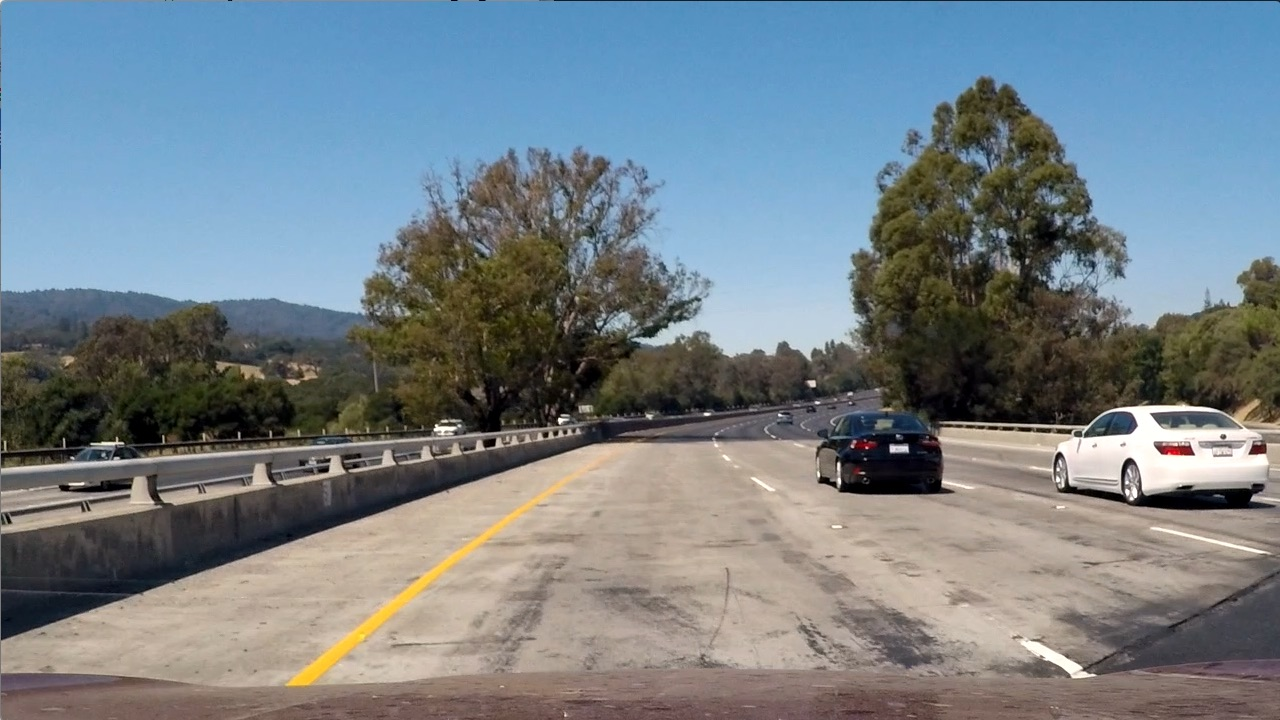
#> input picture test_images/test1.jpg, 1280 x 720 px; its folder holds only this picture in this run
$ python -i process_lanes4.py   (imports and definitions only)   (older library calls are emulated)
#> lines starting #> are read from the running program, lines starting #| are printed output that depends on the picture
import numpy as np
import cv2

#The unwarp/straighten triangle
src=np.float32([[578, 460], [700,460], [1036, 678], [261, 678]])

def undistort(img):
    undis = cv2.undistort(img, mtx, dist, None, mtx)
    return undis

def abs_sobel_thresh(img, orient='x', thresh_min=0, thresh_max=255):

    # Apply the following steps to img
    # 1) Convert to grayscale
    gray = cv2.cvtColor(img, cv2.COLOR_RGB2GRAY)
    # 2) Take the derivative in x or y given orient = 'x' or 'y'
    dx=0
    dy=0
    if orient == 'x':
        dx=1
    else:
        dy=1

    # 3) Take the absolute value of the derivative or gradient
    sobelxy = cv2.Sobel(gray, cv2.CV_64F, dx, dy)

    #important to look at only the absolute values (so even -ves become +ves)
    abs_sobel = np.absolute(sobelxy)
    # 4) Scale to 8-bit (0 - 255) then convert to type = np.uint8
    scaled_sobel = np.uint8(255*abs_sobel/np.max(abs_sobel))
    # 5) Create a mask of 1's where the scaled gradient magnitude
            # is > thresh_min and < thresh_max
    sxbinary = np.zeros_like(scaled_sobel)
    sxbinary[(scaled_sobel >= thresh_min) & (scaled_sobel <= thresh_max)] = 1

    return sxbinary

# Define a function that thresholds the S-channel of HLS
# Use exclusive lower bound (>) and inclusive upper (<=)
def hls_select(img, thresh=(0, 255), h_thresh=(15,100)):
    # 1) Convert to HLS color space
    hls = cv2.cvtColor(img, cv2.COLOR_BGR2HLS)
    # 2) Apply a threshold to the S channel
    S=hls[:,:,2]
    binary_output = np.zeros_like(S)
    binary_output[(S > thresh[0]) & (S <= thresh[1])] = 1
    # 3) Return a binary image of threshold result
    return binary_output

def combined_thresh(image):

    grad_binary = abs_sobel_thresh(image, orient='x', thresh_min=20, thresh_max=100)

    hls_binary = hls_select(image, thresh=(170, 255))
    combined = np.zeros_like(hls_binary)
    combined[(hls_binary == 1) | (grad_binary == 1)] = 1
    return combined


def warp_perspective(img, src):
    offset=10 # to shift the board  up so that only the interested portion is shown
    img_shape = (img.shape[1], img.shape[0])

    lx=src[3][0]
    ly=offset
    rx=src[2][0]
    ry=ly
    brx=rx
    bry=img_shape[1]
    blx=lx
    bly=bry
    dst = np.float32([[lx,ly],[rx,ry],[brx,bry],[blx,bly]])
    #print('dst:', dst)
    M = cv2.getPerspectiveTransform(src, dst)
    Minv = cv2.getPerspectiveTransform(dst, src)
    warped = cv2.warpPerspective(img, M, img_shape, flags=cv2.INTER_LINEAR)
    return warped, M, Minv

ym_per_pix = 30/720 # meters per pixel in y dimension
xm_per_pix = 3.7/700 # meters per pixel in x dimension

#No. of frames to average lines over
N=10

#allowed diff in lanes between current frame and avg
max_lane_diff = 0.5

# Define a class to receive the characteristics of each line detection
class Line():
    def __init__(self):
        # was the line detected in the last iteration?
        self.detected = False
        # x values of the last n fits of the line
        self.recent_xfitted = []
        #average x values of the fitted line over the last n iterations
        self.bestx = None
        #polynomial coefficients averaged over the last n iterations
        self.best_fit = None
        #polynomial coefficients for the most recent fit
        self.current_fit = [np.array([False])]
        #radius of curvature of the line in some units
        self.radius_of_curvature = None
        #distance in meters of vehicle center from the line
        self.line_base_pos = None
        #difference in fit coefficients between last and new fits
        self.diffs = np.array([0,0,0], dtype='float')


#We keep these two global variables
left_line= Line()
right_line = Line()

def avg(l):
    return sum(l, 0.0) / len(l)

#Adds the most recent detection to averages
# [60 lines left out: functions compute_lane_avg, weighted_avg, compare_lane_with_avg, reset_lane_lines, not called in this run]


def curverad(A, B, y):
    curverad = ((1 + (2*A*y + B)**2)**1.5) / np.absolute(2*A)
    return round(curverad, 2)

def radius_curvature(y_eval, nonzerox, nonzeroy, lane_inds):
    # Define conversions in x and y from pixels space to meters


    xx = nonzerox[lane_inds]
    yy = nonzeroy[lane_inds]

    # Fit new polynomials to x,y in world space
    fit_cr = np.polyfit(yy*ym_per_pix, xx*xm_per_pix, 2)

    #Calculate the new radius of curvature
    rr = curverad(fit_cr[0], fit_cr[1], y_eval*ym_per_pix)
    return rr

LANE_MIN_WIDTH=3 # As per US regulations
LANE_MAX_WIDTH=6 #general intiuitive value
def sanity_check(left_l, right_l, yshape):

    if left_l.radius_of_curvature < 1000:
        #Radius of curvature diff for curvy lines should be within range
        # Note: We can't do the same for straight lines as they have high values and diff
        #       may not reflect reality
        diff = abs(left_l.radius_of_curvature - right_l.radius_of_curvature)
        if diff > 300:
            #print('radius of curvature diff: ', diff)
            return False

    # we check if lines are parallel enough
    xl0 = get_xval_for_quad_fn(left_l.current_fit, 0)
    xr0 = get_xval_for_quad_fn(right_l.current_fit, 0)
    top_diff_x = (xr0-xl0) * xm_per_pix
    xln = get_xval_for_quad_fn(left_l.current_fit, yshape-1)
    xrn = get_xval_for_quad_fn(right_l.current_fit, yshape-1)
    bot_diff_x = (xrn-xln) * xm_per_pix
    #print('top_diff_x: ', top_diff_x)
    #print('bot_diff_x: ', bot_diff_x)
    if abs(top_diff_x - bot_diff_x) > 1:
        #if top lane width and bottom lane width are greater than 1 meter
        # its not a good detection
        #print('diff b/w top lane width and bot lane width: ', abs(top_diff_x - bot_diff_x))
        return False


    #lane width should be withing some bounds
    # greater than 3 meters and less than 5 meters
    # US regulations need a minimum lane width of 3.7 meters
    if bot_diff_x < LANE_MIN_WIDTH or bot_diff_x > LANE_MAX_WIDTH:
        #print('bot_diff_x: ', bot_diff_x)
        return False

    if top_diff_x < LANE_MIN_WIDTH or top_diff_x > LANE_MAX_WIDTH:
        #print('bot_diff_x: ', bot_diff_x)
        return False


    return True

def poly_fit_lane_lines(binary_warped):
    #print('debug:', binary_warped)
    # Assuming you have created a warped binary image called "binary_warped"
    # Take a histogram of the bottom half of the image
    histogram = np.sum(binary_warped[int(binary_warped.shape[0]/2):,:], axis=0)
    # Create an output image to draw on and  visualize the result
    out_img = np.dstack((binary_warped, binary_warped, binary_warped))*255
    # Find the peak of the left and right halves of the histogram
    # These will be the starting point for the left and right lines
    midpoint = np.int(histogram.shape[0]/2)
    leftx_base = np.argmax(histogram[:midpoint])
    rightx_base = np.argmax(histogram[midpoint:]) + midpoint

    # Choose the number of sliding windows
    nwindows = 9
    # Set height of windows
    window_height = np.int(binary_warped.shape[0]/nwindows)
    # Identify the x and y positions of all nonzero pixels in the image
    nonzero = binary_warped.nonzero()
    nonzeroy = np.array(nonzero[0])
    nonzerox = np.array(nonzero[1])
    # Current positions to be updated for each window
    leftx_current = leftx_base
    rightx_current = rightx_base
    # Set the width of the windows +/- margin
    margin = 100
    # Set minimum number of pixels found to recenter window
    minpix = 50
    # Create empty lists to receive left and right lane pixel indices
    left_lane_inds = []
    right_lane_inds = []

    # Step through the windows one by one
    for window in range(nwindows):
        # Identify window boundaries in x and y (and right and left)
        win_y_low = binary_warped.shape[0] - (window+1)*window_height
        win_y_high = binary_warped.shape[0] - window*window_height
        win_xleft_low = leftx_current - margin
        win_xleft_high = leftx_current + margin
        win_xright_low = rightx_current - margin
        win_xright_high = rightx_current + margin
        # Draw the windows on the visualization image
        cv2.rectangle(out_img,(win_xleft_low,win_y_low),(win_xleft_high,win_y_high),(0,255,0), 2)
        cv2.rectangle(out_img,(win_xright_low,win_y_low),(win_xright_high,win_y_high),(0,255,0), 2)
        # Identify the nonzero pixels in x and y within the window
        good_left_inds = ((nonzeroy >= win_y_low) & (nonzeroy < win_y_high) & (nonzerox >= win_xleft_low) & (nonzerox < win_xleft_high)).nonzero()[0]
        good_right_inds = ((nonzeroy >= win_y_low) & (nonzeroy < win_y_high) & (nonzerox >= win_xright_low) & (nonzerox < win_xright_high)).nonzero()[0]
        # Append these indices to the lists
        left_lane_inds.append(good_left_inds)
        right_lane_inds.append(good_right_inds)
        # If you found > minpix pixels, recenter next window on their mean position
        if len(good_left_inds) > minpix:
            leftx_current = np.int(np.mean(nonzerox[good_left_inds]))
        if len(good_right_inds) > minpix:
            rightx_current = np.int(np.mean(nonzerox[good_right_inds]))

    # Concatenate the arrays of indices
    left_lane_inds = np.concatenate(left_lane_inds)
    right_lane_inds = np.concatenate(right_lane_inds)

    # Extract left and right line pixel positions
    leftx = nonzerox[left_lane_inds]
    lefty = nonzeroy[left_lane_inds]
    rightx = nonzerox[right_lane_inds]
    righty = nonzeroy[right_lane_inds]

    # Fit a second order polynomial to each
    left_fit = np.polyfit(lefty, leftx, 2)
    right_fit = np.polyfit(righty, rightx, 2)


    ll = Line()
    ll.current_fit=left_fit
    rl = Line()
    rl.current_fit=right_fit

    #calculate radius of curvature of each lane
    y_eval = binary_warped.shape[0]-1
    ll.radius_of_curvature = radius_curvature(y_eval, nonzerox, nonzeroy, left_lane_inds)
    rl.radius_of_curvature = radius_curvature(y_eval, nonzerox, nonzeroy, right_lane_inds)

    if sanity_check(ll, rl, y_eval):
        ll.detected=True
        rl.detected=True

    out_img[nonzeroy[left_lane_inds], nonzerox[left_lane_inds]] = [255, 0, 0]
    out_img[nonzeroy[right_lane_inds], nonzerox[right_lane_inds]] = [0, 0, 255]

    return out_img, ll, rl

# x = f(y) = A * y^2 + B * y + C
def get_xval_for_quad_fn(fn, y):
    x = fn[0]*y**2 + fn[1]*y + fn[2]
    return x


# [46 lines left out: function search_using_prev_frame_lane, not called in this run]

failed_detection_count=0

#in this function we create the pipeline
#for each image processing
# we try to use previous frame detection
#only if successive frames have failed we fall back to fresh sliding window detection
# Also: we use radius of curvature to filter out bad frames (for curved lines)
# Or use the distance between lines for straight lanes (radius of curvature falls there)
def process_lanes(image):
    combined_bin = combined_thresh(image)
    binary_warped, _, Minv =warp_perspective(combined_bin, src)

    global left_line, right_line, failed_detection_count
    frame_detected_msg = "No new frame detected"

    if left_line.detected & right_line.detected:
        #print('left before passing:', left_line.current_fit)
        #print('right before passing:', right_line.current_fit)
        ll, rl = search_using_prev_frame_lane(binary_warped, left_line.best_fit, right_line.best_fit)

        if ll.detected and rl.detected:
            # Generate x and y values for plotting
            yshape = binary_warped.shape[0]
            ploty = np.linspace(0, yshape-1, yshape )
            left_fitx = get_xval_for_quad_fn(ll.current_fit, ploty)
            right_fitx = get_xval_for_quad_fn(rl.current_fit, ploty)

            #compare the recent detection lane distance to the global one
            #if compare_lane_with_avg(left_fitx, right_fitx, yshape-1):
               #Add to the global averages
                #weighted_avg(ploty, left_fitx, right_fitx)
            frame_detected_msg = "Frame detected using prev lane lines"
            compute_lane_avg(ploty, left_fitx, right_fitx)
            failed_detection_count=0
            #else:
            #    failed_detection_count+=1
        else:
            failed_detection_count+=1

    if failed_detection_count > 30:
                failed_detection_count=0
                left_line.detected = False
                right_line.detected = False


    if not left_line.detected or not right_line.detected:
        #coming here means that there are too many failures and so we restart detection
        #from scratch using sliding windows from histogram peaks
        _, ll, rl = poly_fit_lane_lines(binary_warped)

        if left_line.bestx == None or (ll.detected and rl.detected):
            # Generate x and y values for plotting
            yshape = binary_warped.shape[0]
            ploty = np.linspace(0, yshape-1, yshape )
            left_fitx = get_xval_for_quad_fn(ll.current_fit, ploty)
            right_fitx = get_xval_for_quad_fn(rl.current_fit, ploty)

            if left_line.bestx == None:
                left_line.bestx = left_fitx
                right_line.bestx = right_fitx
                left_line.best_fit=ll.current_fit
                right_line.best_fit=rl.current_fit
                left_line.radius_of_curvature = ll.radius_of_curvature
                right_line.radius_of_curvature = rl.radius_of_curvature
                left_line.current_fit = ll.current_fit
                right_line.current_fit = rl.current_fit

                left_line.detected=True
                right_line.detected=True
            else:
                frame_detected_msg = "frame detected using sliding windows"
                compute_lane_avg(ploty, left_fitx, right_fitx)
        #else:
        #    print('sanity checked failed for: ', ll, rl)


    # Generate x and y values for plotting
    yshape = binary_warped.shape[0]
    xshape = binary_warped.shape[1]
    ploty = np.linspace(0, yshape-1, yshape )
    left_fitx = get_xval_for_quad_fn(left_line.best_fit, ploty)
    right_fitx = get_xval_for_quad_fn(right_line.best_fit, ploty)

    #debug
    #top_leftx = round(left_fitx[0], 2)
    #top_rightx = round(right_fitx[0], 2)
    top_leftx = round(get_xval_for_quad_fn(left_line.best_fit, 0), 2)
    top_rightx = round(get_xval_for_quad_fn(right_line.best_fit, 0), 2)
    sanity_check_res = sanity_check(left_line, right_line, yshape)

    # Create an image to draw the lines on
    warp_zero = np.zeros_like(binary_warped).astype(np.uint8)
    color_warp = np.dstack((warp_zero, warp_zero, warp_zero))

    # Recast the x and y points into usable format for cv2.fillPoly()
    pts_left = np.array([np.transpose(np.vstack([left_fitx, ploty]))])
    pts_right = np.array([np.flipud(np.transpose(np.vstack([right_fitx, ploty])))])
    pts = np.hstack((pts_left, pts_right))

    # Draw the lane onto the warped blank image
    cv2.fillPoly(color_warp, np.int_([pts]), (0,255, 0))

    # Warp the blank back to original image space using inverse perspective matrix (Minv)
    newwarp = cv2.warpPerspective(color_warp, Minv, (image.shape[1], image.shape[0]))
    # Combine the result with the original image
    result = cv2.addWeighted(image, 1, newwarp, 0.3, 0)

    #calculate (and display) the avg. radius of curvature
    left_avg_r = curverad(left_line.best_fit[0], left_line.best_fit[1], (yshape-1)*ym_per_pix)
    right_avg_r = curverad(right_line.best_fit[0], right_line.best_fit[1], (yshape-1)*ym_per_pix)
    avg_r = int((left_avg_r+right_avg_r)/2)
    print_text(result, "Radius of curvature: " + str(avg_r) + " m")

    #display the car dist from lane center msg
    disp, disp_msg = cal_car_from_center(left_fitx, right_fitx, yshape, xshape)
    print_text(result, disp_msg, 1)

    #debug printing
    print_text(result, "Debug: Top left x: " + str(top_leftx) + " , Top right x: " + str(top_rightx), 2)
    print_text(result, frame_detected_msg, 3)
    #result = cv2.cvtColor(result, cv2.COLOR_BGR2RGB)
    return result


#utility fn to print text in an image
def print_text(img, text, line_num=0):
    x = 50
    y = 50 + line_num*40
    cv2.putText(img,text, (x,y), cv2.FONT_HERSHEY_SIMPLEX, 1.5, (0, 0, 0), thickness=2)

def cal_car_from_center(left_fitx, right_fitx, yshape, xshape):
    #calculate car shift from lane center
    #assuming camera is in car center
    left_lane_xbottom = left_fitx[yshape-1]
    right_lane_xbottom = right_fitx[yshape-1]
    lane_center_x = int((left_lane_xbottom + right_lane_xbottom)/2)
    car_center_x=int(xshape/2)
    car_disp = round((car_center_x - lane_center_x)*xm_per_pix, 2)
    disp_msg = 'Car is ' + str(abs(car_disp))
    if car_disp <= 0:
        disp_msg += ' m left of lane center'
    else:
        disp_msg += ' m right of lane center'
    return car_disp, disp_msg

>>> import cv2
>>> picture = cv2.imread('test_images/test1.jpg')
#> picture is the input picture: shape (720, 1280, 3); mean B, G, R 135.5, 128.7, 117.5
>>> result = process_lanes(picture)
#> in abs_sobel_thresh, `sobelxy = cv2.Sobel(gray, cv2.CV_64F, dx, dy)`:
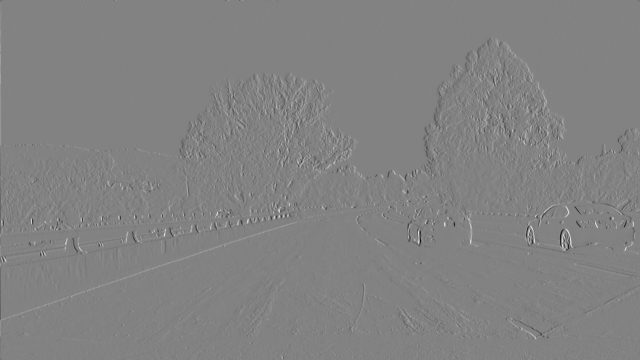
#> sobelxy: shape (720, 1280) float64 (shown at 1/2 size); min -854, max 818, mean 0; drawn with min black and max white
#> in combined_thresh, `grad_binary = abs_sobel_thresh(image, orient='x', thresh_min=20, thres..`:
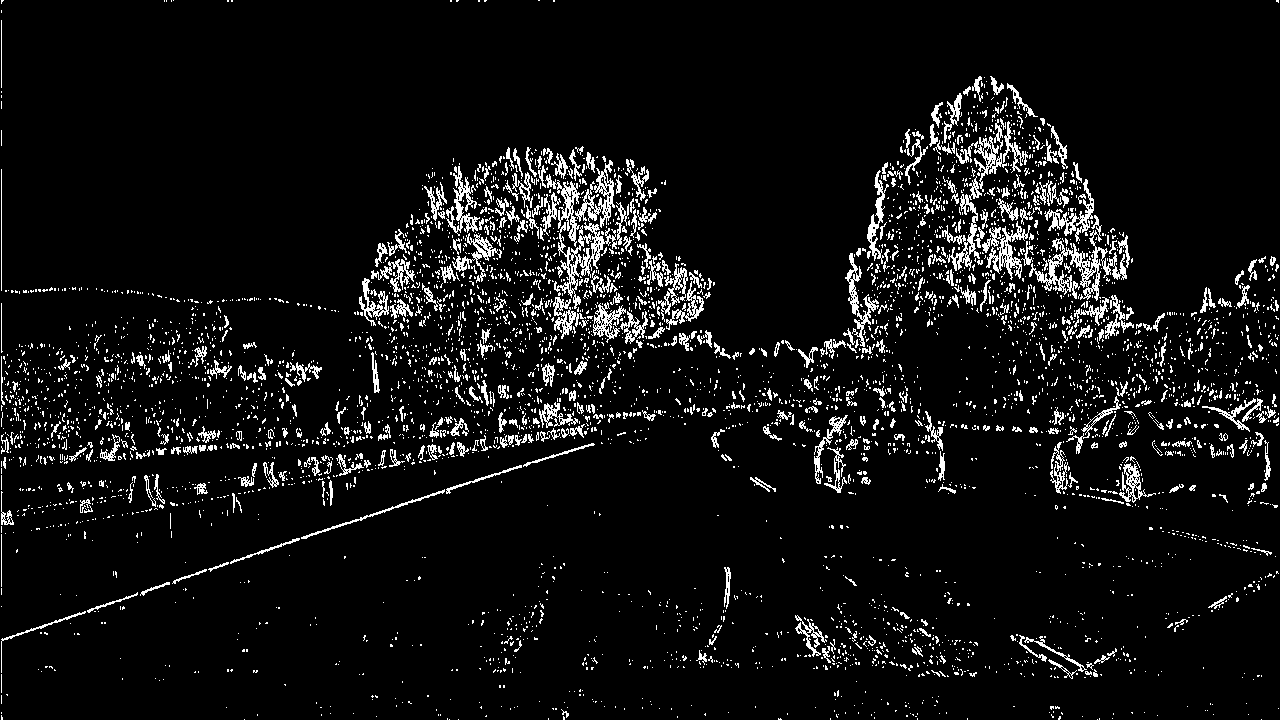
#> grad_binary: shape (720, 1280); values 0 (black) and 1 (white), 6.8% white in thin lines or dots
#> in hls_select, `S=hls[:,:,2]`:
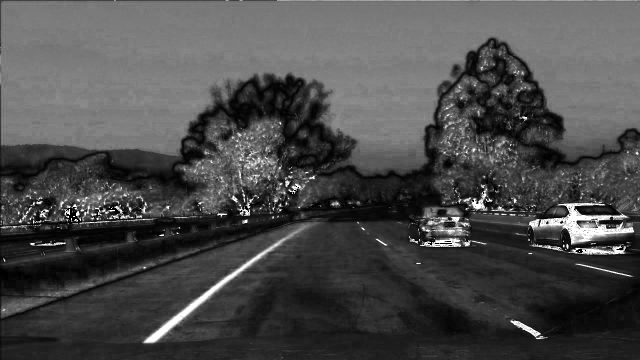
#> S: shape (720, 1280) (shown at 1/2 size); min 0, max 255, mean 74.4
#> in process_lanes, `combined_bin = combined_thresh(image)`:
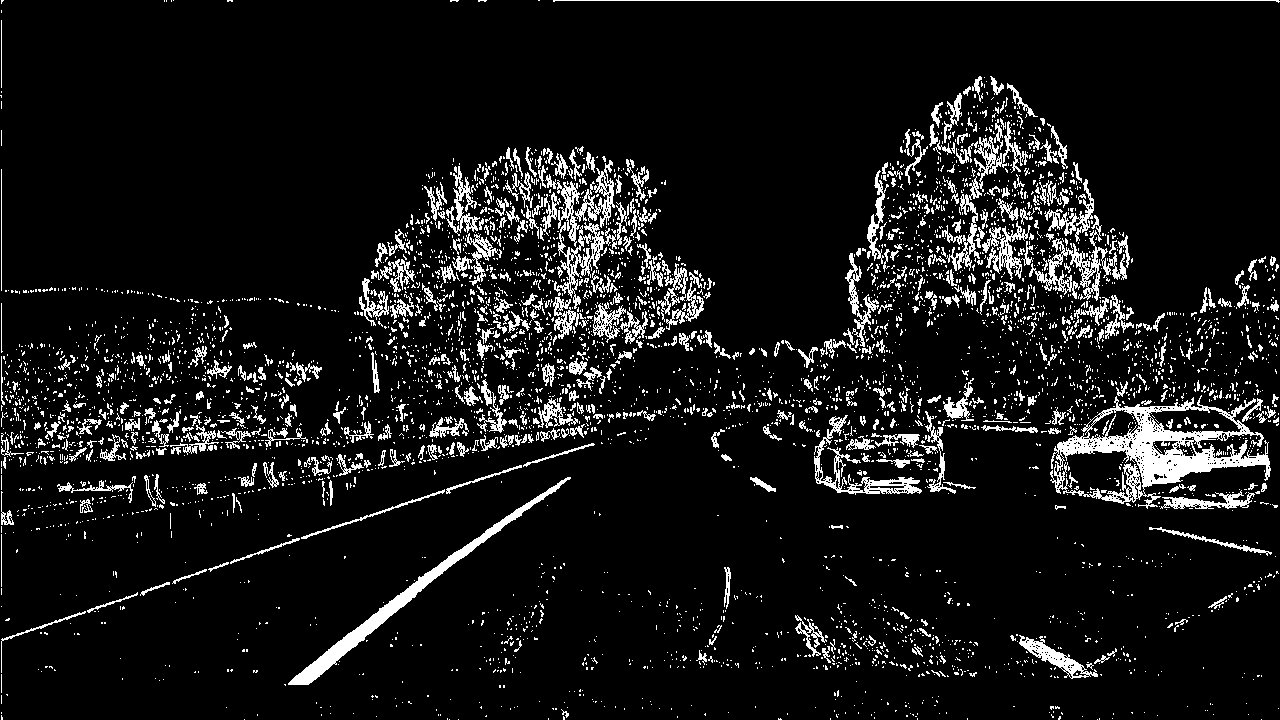
#> combined_bin: shape (720, 1280); values 0 (black) and 1 (white), 8.7% white in thin lines or dots
#> (the rest of the program and of its run is left out)
